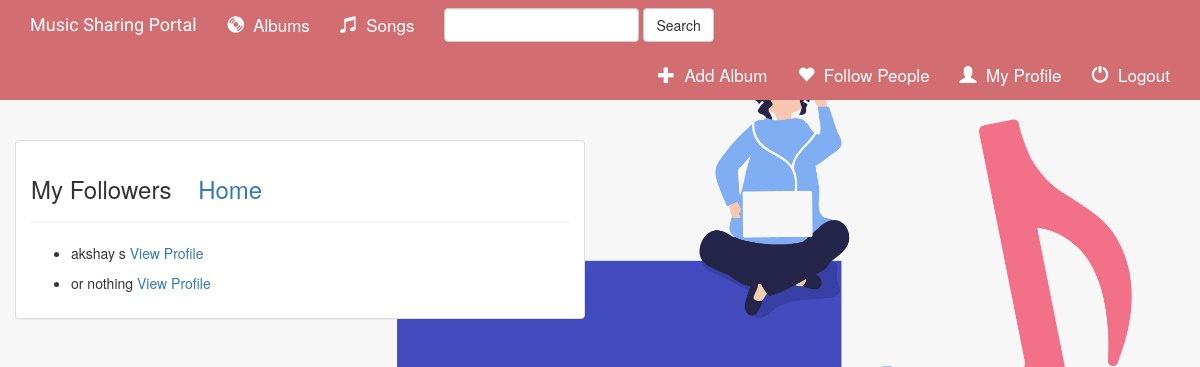
Page /users/my_followers/ (signed in) on the committed database.
### users/models.py (models this page shows)
class Friend(models.Model):
    follower = models.ForeignKey(User, related_name="followees",on_delete=models.CASCADE)
    followee = models.ForeignKey(User, related_name="followers",on_delete=models.CASCADE)
    created_at = models.DateTimeField(auto_now_add=True)
    updated_at = models.DateTimeField(auto_now=True)

### users/views.py (the view)
# urls.py: path('my_followers/', views.my_followers, name="my_followers"),
def my_followers(request):
    context = {
        "my_followers": Friend.objects.filter(followee__id=request.session['id'])
        }
    return render(request, 'users/my_followers.html', context)

### templates/users/my_followers.html (shortened to what this page needs)
{% extends 'base.html' %}
{% block body %}
     <br><br>
<div class="container-fluid">
    <div class="row">
        <div class="col-sm-12 col-md-6">
            <div class="panel panel-default">
                <div class="panel-body">
                    <h3>My Followers
                    <a href="{% url 'users:index' %}">&emsp13;&emsp14;&emsp14;Home</h3></a>
                    <hr>
                    {% for follower in my_followers %}
                        <ul>
                            <li>{{ follower.follower.first_name }} {{ follower.follower.last_name }}&nbsp;<a
                                    href="{% url 'users:follower_profile' follower_id=follower.id %}">View Profile</a>
                            </li>
                        </ul>
                    {% endfor %}
                </div>
            </div>
        </div>
    </div>
</div>
{% endblock %}

### static/music/style.css (style rules this page uses)
body { background: url("images/bgmusic.jpg"); height: 100%; background-repeat: no-repeat; background-size: cover; }
html { height: 100%; }

### rows in the picture
Friend: follower.first_name "akshay", follower.last_name "s"
Friend: follower.first_name "or", follower.last_name "nothing"
